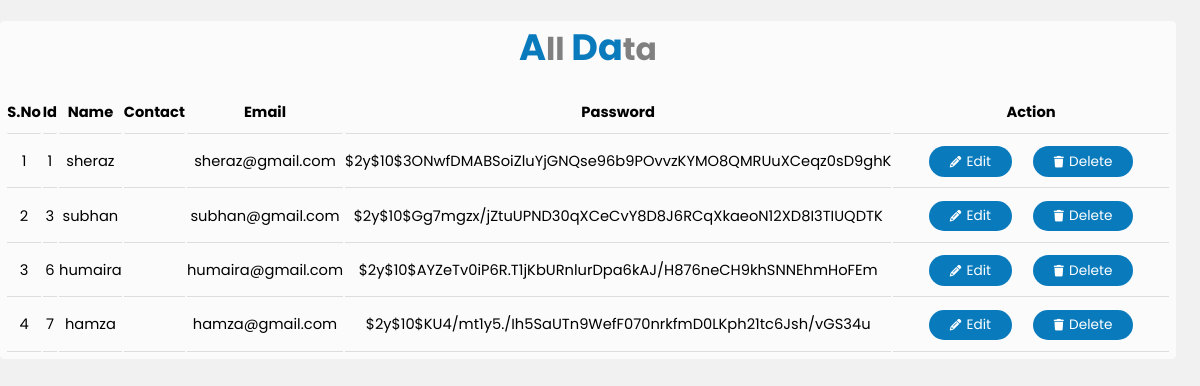
Before: /showData.php with the older database file.
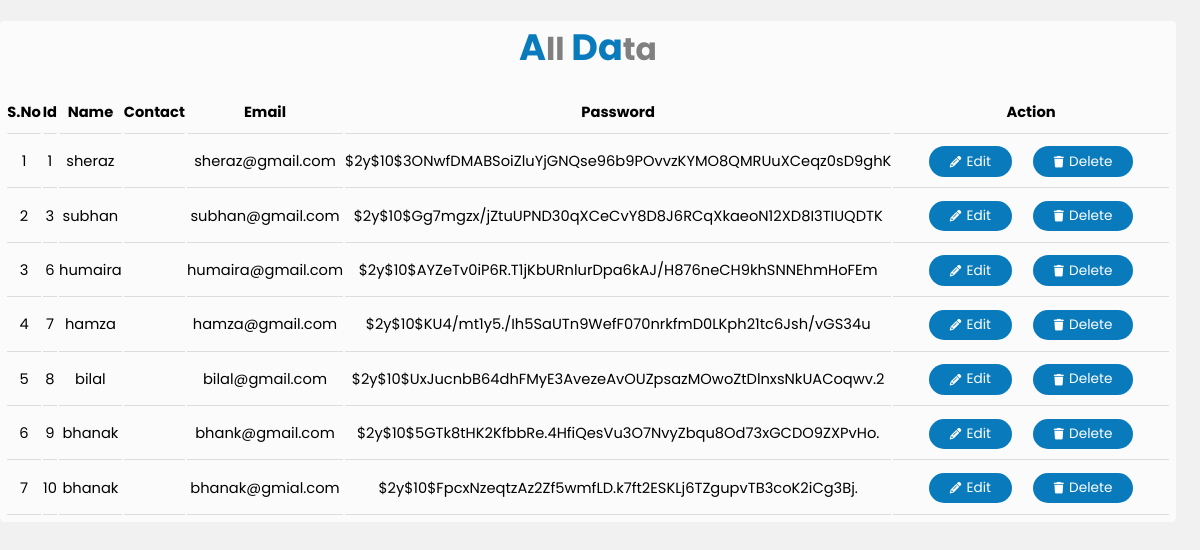
After: the same page with the newer database file.
### tables this page shows
CREATE TABLE `user` (
  `id` int(11) NOT NULL,
  `name` varchar(255) NOT NULL,
  `email` varchar(255) NOT NULL,
  `cnic` varchar(255) NOT NULL,
  `password` varchar(255) NOT NULL,
  `time` datetime NOT NULL DEFAULT current_timestamp()
);

### showData.php (the view, shortened to what this page needs)
<?php
require 'conn.php';
$selectQuery = "SELECT * FROM `user`";
$result = mysqli_query($conn,$selectQuery);
$row = mysqli_num_rows($result);
?>
<!doctype html>
<html lang="en">
  <head>
    <link rel="stylesheet" href="table.css">
    <link rel="stylesheet" href="https://cdnjs.cloudflare.com/ajax/libs/font-awesome/6.4.0/css/all.min.css  ">
  </head>
  <body>
    <div class="container">
        <header>
            <h2><span>A</span>ll <span>Da</span>ta</h2>
        </header>
    <table class="table" >
        <thead >
          <tr >
            <th scope="col">s.no</th>
            <th scope="col">Id</th>
            <th scope="col">Name</th>
            <th scope="col">Contact</th>
            <th scope="col">email</th>
            <th scope="col">password</th>
            <th class="adtionth" scope="col">action</th>
          </tr>
        </thead>
        <tbody>
          <?php
          if($row > 0){
            while($data = mysqli_fetch_assoc($result)){
              $i+=1;
              echo '<tr>
              <td>'.$i.'</td>
              <td>'.$data['id'].'</td>
              <td>'.$data['name'].'</td>
              <td>'.$data['contact'].'</td>
              <td>'.$data['email'].'</td>
              <td>'.$data['password'].'</td>
              <td class="ac_btn">
         <a style=" text-decoration: none !important; color:white;" class="Submit_btn" href="edit.php?id='.$data['id'].'" target="_blank"><i class="fa-solid fa-pencil"></i>edit</a>
              <a style=" text-decoration: none !important; color:white;" class="Submit_btn" name="deleteBtn" href="remove.php?id='.$data['id'].'"><i class="fa-solid fa-trash"></i>delete</a>
               </td>
            </tr>';
            }
          }
          ?>
        </tbody>
      </table>
    </div>
  </body>
</html>

### table.css (style rules this page uses)
* { padding: 0; margin: 0; text-decoration: none; box-sizing: border-box; font-family: 'Poppins', sans-serif; }
body { background-color: rgba(240, 240, 240, 0.897); }
:root { --pry_color :rgb(9, 123, 189); }
html { font-size: 65.5%; }
.table thead th { border-bottom: 1px solid #14141421 !important; text-align: center; padding-bottom: 1rem; border-radius: .2rem !important; text-transform: capitalize; }
.table tbody td { border-bottom: 1px solid #14141421 !important; }
.ac_btn { text-align: center; display: flex; justify-content: center; }
.adtionth { width: 30rem; }
.table tbody td { text-align: center; }
.container { display: flex; max-width: 98vw; flex-direction: column; margin-top: 2rem; background-color: rgb(251, 251, 252); border-radius: .4rem; font-size: 1.4rem; }
header { display: flex; justify-content: center; align-items: center; min-height: 7rem; }
header h2 { margin-top: -2rem; font-size: 3rem; color: gray; }
header span { color: var(--pry_color); font-size: 3.5rem; }
.Submit_btn { background-color: var(--pry_color); color: white; border: none; padding: .5rem 2rem; border-radius: 2rem; font-size: 1.3rem; cursor: pointer; display: flex; align-items: center; position: relative; transition: .1s linear; margin: 1rem; text-transform: capitalize !important; }
.Submit_btn i { font-size: 1.1rem; right: 2rem; transition: .2s linear; margin-right: 0.5rem; }

### showData.php (style rules this page uses)
.table { padding: .5rem; }

Changed rows visible on the page:
added user: id "8", name "bilal", email "bilal@gmail.com", password "$2y$10$UxJucnbB64dhFMyE3AvezeAvOUZpsazMOwoZtDlnxsNkUACoqwv.2"
added user: id "9", name "bhanak", email "bhank@gmail.com", password "$2y$10$5GTk8tHK2KfbbRe.4HfiQesVu3O7NvyZbqu8Od73xGCDO9ZXPvHo."
added user: id "10", name "bhanak", email "bhanak@gmial.com", password "$2y$10$FpcxNzeqtzAz2Zf5wmfLD.k7ft2ESKLj6TZgupvTB3coK2iCg3Bj."
